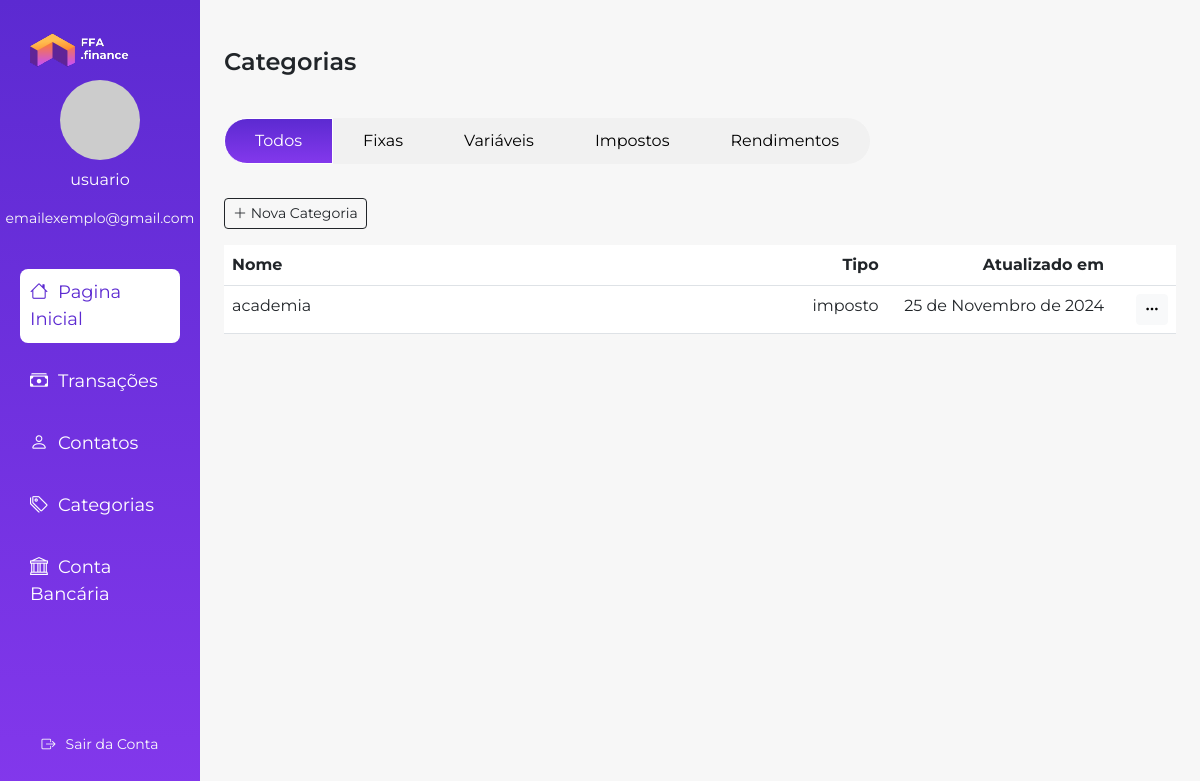
Page /categorias/ on the earlier database version.
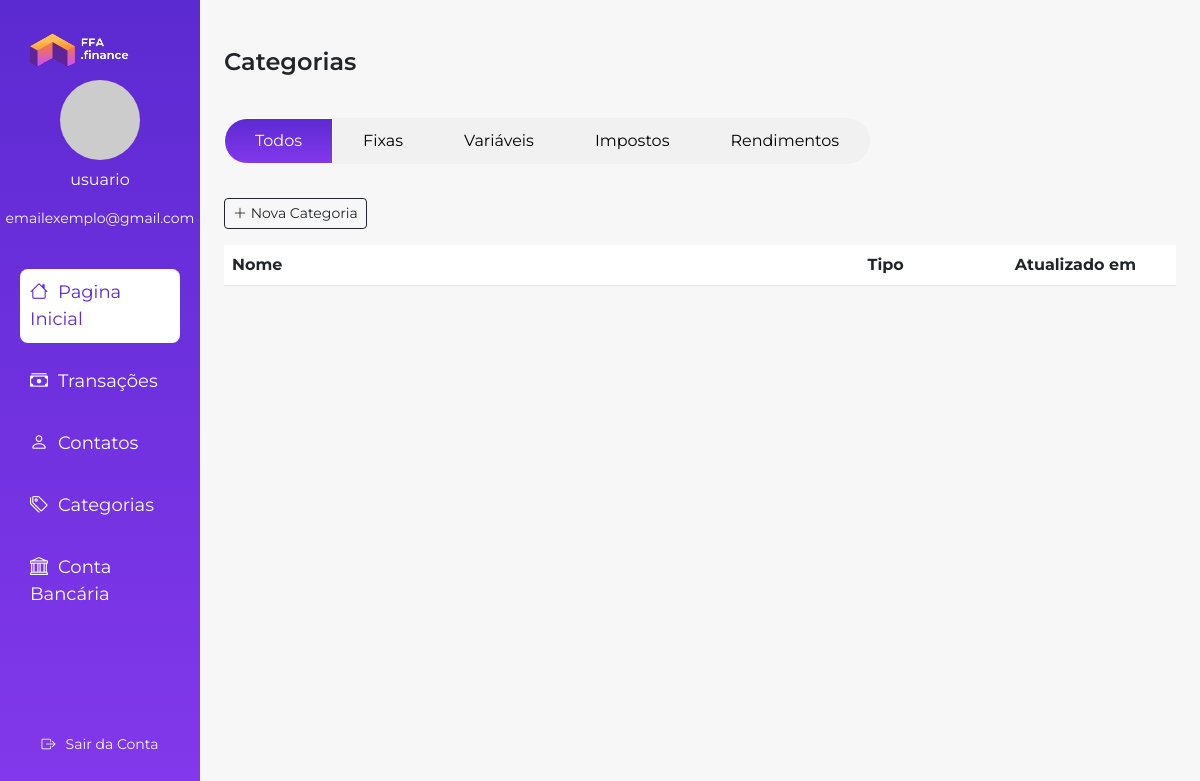
Same page on the later database version.
### sistemaFFA/models.py (models this page shows, shortened)
class Categoria(models.Model):
   nome = models.CharField(max_length=100)
   tipo = models.ForeignKey(TipoCategoria, on_delete=models.CASCADE)
   data = models.DateField()

class TipoCategoria(models.Model):
   nome = models.CharField(max_length=30)
   def __str__(self):
      return self.nome

### sistemaFFA/views.py (the view)
# urls.py: path("categorias/", views.categorias, name="categorias"),
def categorias(request):
    context = {
        "categorias": Categoria.objects.all()
    }
    if request.method == "POST":
        form = CategoriaForm(request.POST)
        if form.is_valid():
            form.save()
            return redirect('categorias')
        else:
            context["form"] = form
    else:
        context["form"] = CategoriaForm
    return render(request, "categorias.html", context)

### sistemaFFA/templates/categorias.html (shortened to what this page needs)
{% extends "base.html" %}
{% load static crispy_forms_tags %}
{% block head %}<div class="header fw-semibold">Categorias</div>{% endblock head %}
{% block content %}
<div class="btn-group mt-2" role="group" aria-label="Grupo de Botões">
    <button type="button" class="btn btn-custom active">Todos</button>
    <button type="button" class="btn btn-custom">Fixas</button>
    <button type="button" class="btn btn-custom">Variáveis</button>
    <button type="button" class="btn btn-custom">Impostos</button>
    <button type="button" class="btn btn-custom">Rendimentos</button>
</div>
<div class="mt-4">
    <button class="btn btn-outline-dark btn-sm" type="button" data-bs-toggle="offcanvas" data-bs-target="#offcanvasCategorias" aria-controls="offcanvasCategorias">
        <i class="bi bi-plus-lg"></i> Nova Categoria
    </button>
</div>
<div class="transaction-table mt-3">
    <table class="table table-hover">
        <thead>
            <tr>
                <th style="width: 50%;">Nome</th>
                <th style="width: 25%;" class="text-end">Tipo</th>
                <th style="width: 25%;" class="text-end">Atualizado em</th>
                <th></th>
                <th></th>
            </tr>
        </thead>
        <tbody>
            {% for categoria in categorias %}
            <tr>
                <td>{{ categoria.nome }}</td>
                <td class="text-end">{{ categoria.tipo }}</td>
                <td class="text-end">{{ categoria.data }}</td>
                <td>
                    <td>
                        <div class="dropdown">
                            <button class="btn btn-light btn-sm" type="button" data-bs-toggle="dropdown" aria-expanded="false">
                                <i class="bi bi-three-dots"></i>
                            </button>
                        </div>
                    </td>
                </td>
            </tr>
            {% endfor %}
        </tbody>
    </table>
</div>
{% endblock content %}

Differences in the rows shown:
removed Categoria: nome "academia", tipo "imposto", data "25 de Novembro de 2024"
